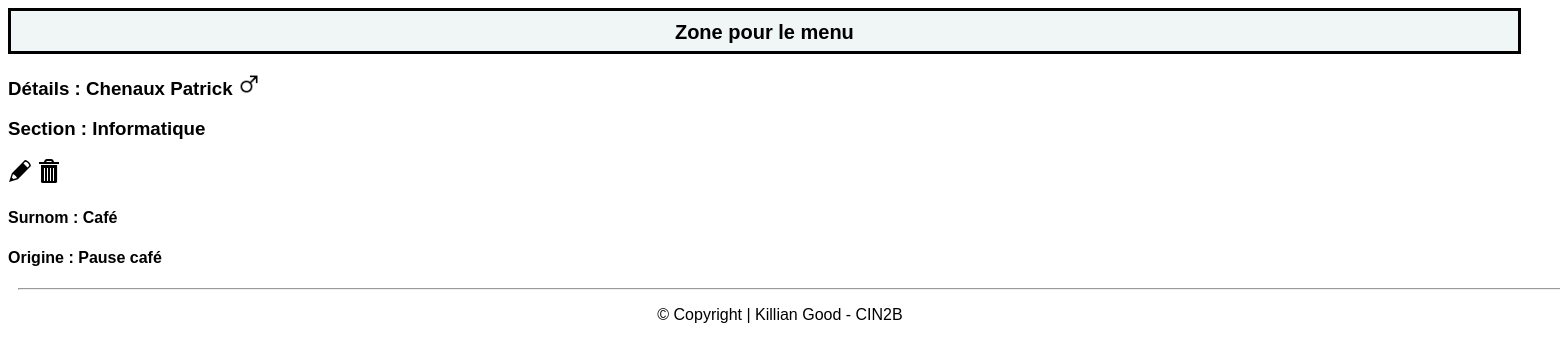
/Code/php/detail.php?idTeacher=4, run on the app's committed database.
### tables this page shows
CREATE TABLE t_teacher(
	idTeacher int AUTO_INCREMENT PRIMARY KEY,
	teaFirstname varchar(50) NOT NULL,
	teaName varchar(50) NOT NULL,
	teaGender char(1) NOT NULL,
	teaNickname varchar(100) NOT NULL,
	teaOrigin varchar(255) NOT NULL);

CREATE TABLE t_teaches(
	fkteacher int NOT NULL,
	fksection int NOT NULL,
	CONSTRAINT fk_teacher_teaches_id FOREIGN KEY (fkteacher) REFERENCES t_teacher(idTeacher) ON DELETE CASCADE,
	CONSTRAINT fk_section_teaches_id FOREIGN KEY (fksection) REFERENCES t_section(idSection) ON DELETE CASCADE,
	PRIMARY KEY (fksection,fkteacher));

CREATE TABLE t_section(
	idSection int AUTO_INCREMENT PRIMARY KEY,
	secName varchar(30) NOT NULL);

### Code/php/Database.php (called while the page is built, shortened)
<?php
 class Database {
    private $connector;
    public function __construct(){
    try{
        $this->connector = new PDO("mysql:host=localhost;dbname=db_nickname_kilgood;charset=utf8", "dbNicknameUser", "grp2B_21");
        }catch(PDOException $e){
            die("<h1>Impossible de se connecter à la base de données</h1> erreur :". $e->getMessage());
        }
    }
    private function queryPrepareExecute($query, $binds){
        $req = $this->connector->prepare($query);
        foreach($binds as $bind){
            $req->bindValue($bind['field'], $bind['value'], $bind['type']);
        }
        $req->execute();
        return $req;
    }
    private function formatData($req){
        $results = $req->fetchALL(PDO::FETCH_ASSOC);
        return $results;
    }
    public function getOneTeacher($id){
        $query = "SELECT * FROM t_teacher WHERE idTeacher = :id";
        $binds = array(
            0 => array(
                'field' => ':id',
                'value' => $id,
                'type' => PDO::PARAM_INT
            )
        );
        $reqExecuted = $this->queryPrepareExecute($query, $binds);
        $results = $this->formatData($reqExecuted);
        return $results;
    }
    public function getOneTeacherSection($id){
        $query = "SELECT * FROM t_teaches JOIN t_teacher ON fkteacher = idTeacher JOIN t_section ON fksection = idSection WHERE idTeacher = :id";
        $binds = array(
            0 => array(
                'field' => ':id',
                'value' => $id,
                'type' => PDO::PARAM_INT
            )
        );
        $reqExecuted = $this->queryPrepareExecute($query, $binds);
        $results = $this->formatData($reqExecuted);
        return $results;
    }
}
?>

### Code/php/detail.php (the view, shortened to what this page needs)
<?php
require "database.php";
$db = new Database();
$id = $_GET["idTeacher"];
$teachers = $db->getOneTeacher($id);
$sections = $db->getOneTeacherSection($id);
?>
<!DOCTYPE html>
<html lang="fr">
    <head>
        <link href="../css/style.css" rel="stylesheet" type="text/css" />
    </head>
    <body>
    <a href="index.php" class="button">Zone pour le menu</a>
    <?php foreach($teachers as $teacher): ?>
        <h3>Détails : <?= $teacher["teaName"] ?><?= " ";?><?= $teacher["teaFirstname"] ?>
            <?php if($teacher["teaGender"] == "M")
            {
                echo '<img src="../../icons/maleGender.png" width"22px" height="22px" alt="icons">';
            }
            else
            {
                echo '<img src="../../icons/femaleGender.png" width"22px" height="22px" alt="icons">';
            }?>
        <?php foreach($sections as $section): ?>
        <p>Section : <?= $section["secName"] ?></p>
        <?php endforeach; ?>
        <div class="iconsDetail">
            <a href="updateTeacher.php?idTeacher=<?= $teacher["idTeacher"]; ?>"><img src="../../icons/edit.svg"></img></a>
            <a href="deleteTeacher.php?idTeacher=<?= $teacher["idTeacher"]; ?>" onclick="return confirm('Êtes vous sûr de voiloir supprimer l\'enseignant ?')"><img src="../../icons/trash.svg"></img></a>
        </div>
        <h4>Surnom : <?= $teacher["teaNickname"] ?></h4>
        <h4>Origine : <?= $teacher["teaOrigin"] ?></h4>
        <?php endforeach; ?>
    </body>
    <footer>
        <hr style="width:1900px;text-align:left;margin-left:0">
        <p>© Copyright | Killian Good - CIN2B</p>
    </footer>
</html>

### Code/css/style.css (style rules this page uses)
html { font-family: Arial, Helvetica, sans-serif; }
.button { background-color: #f0f5f5; border: none; color: black; padding-top: 10px; text-align: center; display: inline-block; height: 30px; font-weight: bold; text-decoration: none; border-style: solid; padding-left: 20px; padding-right: 20px; width: 95%; font-size: 20px; }
footer { left: 0; bottom: 0; text-align: fixed; text-align: center; padding-left: 10px; padding-right: 10px; }
img { text-align: right; }

### data on the page
t_teacher: teaName "Chenaux", teaFirstname "Patrick", teaNickname "Café", teaOrigin "Pause café"
t_teaches: fksection.secName "Informatique"
